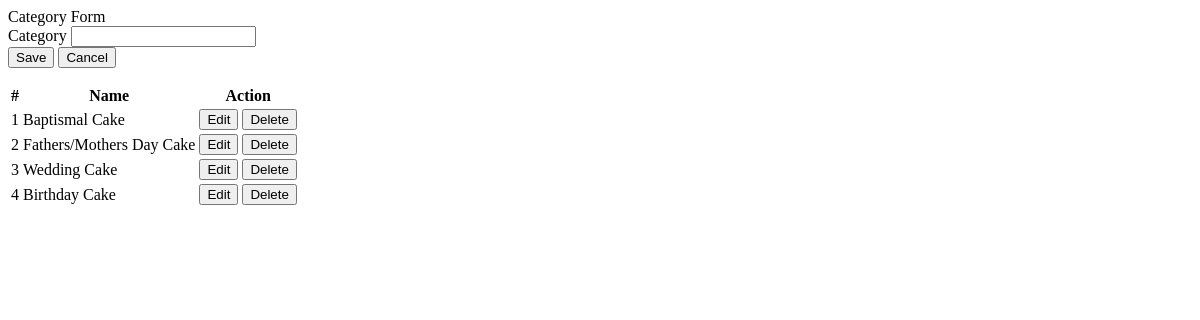
The page /admin/categories.php on the database as committed earlier.
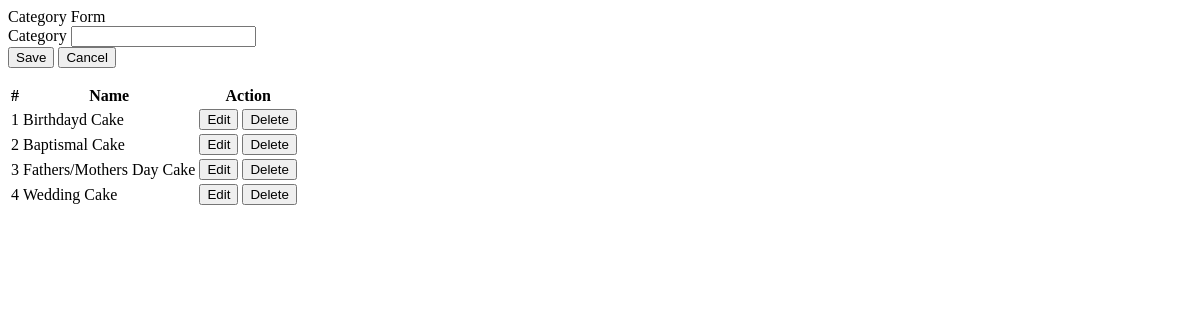
The same page on the database as committed later.
### tables this page shows
CREATE TABLE `category_list` (
  `id` int(30) NOT NULL,
  `name` text NOT NULL
);

### admin/categories.php (the view, shortened to what this page needs)
<?php include('db_connect.php');?>
<div class="container-fluid">
	<div class="col-lg-12">
		<div class="row">
			<div class="col-md-4">
			<form action="" id="manage-category">
				<div class="card">
					<div class="card-header">
						    Category Form
				  	</div>
					<div class="card-body">
							<div class="form-group">
								<label class="control-label">Category</label>
								<input type="text" class="form-control" name="name">
							</div>
					</div>
					<div class="card-footer">
						<div class="row">
							<div class="col-md-12">
								<button class="btn btn-sm btn-primary col-sm-3 offset-md-3"> Save</button>
								<button class="btn btn-sm btn-default col-sm-3" type="button" onclick="$('#manage-category').get(0).reset()"> Cancel</button>
							</div>
						</div>
					</div>
				</div>
			</form>
			</div>
			<div class="col-md-8">
				<div class="card">
					<div class="card-body">
						<table class="table table-bordered table-hover">
							<thead>
								<tr>
									<th class="text-center">#</th>
									<th class="text-center">Name</th>
									<th class="text-center">Action</th>
								</tr>
							</thead>
							<tbody>
								<?php
								$i = 1;
								$cats = $conn->query("SELECT * FROM category_list order by id asc");
								while($row=$cats->fetch_assoc()):
								?>
								<tr>
									<td class="text-center"><?php echo $i++ ?></td>
									<td class="">
										<?php echo $row['name'] ?>
									</td>
									<td class="text-center">
										<button class="btn btn-sm btn-primary edit_cat" type="button" data-id="<?php echo $row['id'] ?>" data-name="<?php echo $row['name'] ?>" >Edit</button>
										<button class="btn btn-sm btn-danger delete_cat" type="button" data-id="<?php echo $row['id'] ?>">Delete</button>
									</td>
								</tr>
								<?php endwhile; ?>
							</tbody>
						</table>
					</div>
				</div>
			</div>
		</div>
	</div>
</div>

### admin/categories.php (style rules this page uses)
td { vertical-align: middle !important; }

Rows that differ between the two databases and show on the page:
removed category_list: name "Birthday Cake"
added category_list: name "Birthdayd Cake"
